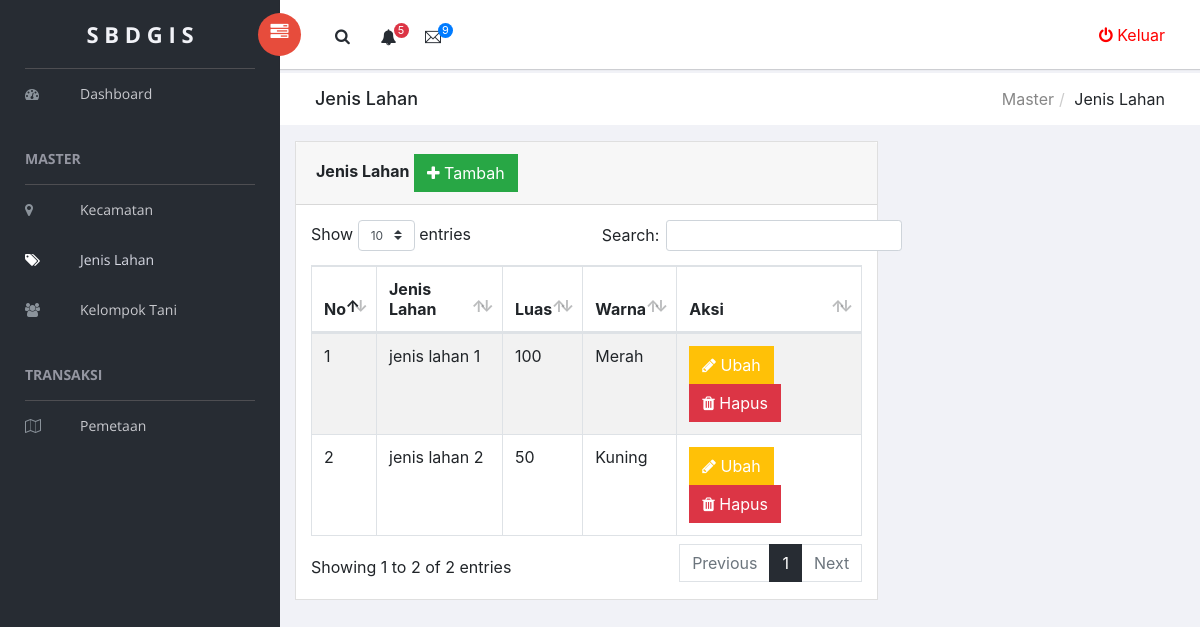
Page /app/index.php?p=view_jenis_lahan (signed in) on the committed database.
### tables this page shows
CREATE TABLE `tb_jenis_lahan` (
  `id_jenis_lahan` varchar(10) NOT NULL,
  `jenis_lahan` varchar(100) NOT NULL,
  `warna` varchar(100) NOT NULL,
  `luas_tanah` float NOT NULL
);

### app/helper/koneksi.php (called while the page is built, shortened)
<?php
class Koneksi {
	private $koneksi;
	function __construct(){
		$this->koneksi = new mysqli("localhost","root","","db_gis");
	}
	public function setQuery($sql){
		return $this->koneksi->query($sql);
	}
}
 ?>

### app/helper/crud.php (called while the page is built, shortened)
<?php
include_once 'koneksi.php';
class Crud {
	function __construct(){
		$this->koneksi = new Koneksi();
	}
	public function get($sql){
		$result = $this->koneksi->setQuery($sql);
		$data = [];
        while ($row = $result->fetch_assoc()) {
            $data[] = $row;
        }
        return $data;
	}
}
?>

### app/m_jenis_lahan/view.php (the view)
<div class="breadcrumbs">
    <div class="col-sm-4">
        <div class="page-header float-left">
            <div class="page-title">
                <h1>Jenis Lahan</h1>
            </div>
        </div>
    </div>
    <div class="col-sm-8">
        <div class="page-header float-right">
            <div class="page-title">
                <ol class="breadcrumb text-right">
                    <li><a href="#">Master</a></li>
                    <li class="active">Jenis Lahan</li>
                </ol>
            </div>
        </div>
    </div>
</div>
<div class="content mt-3">
    <div class="animated fadeIn">
        <div class="row">
            <div class="col-md-8">
                <div class="card">
                    <div class="card-header">
                        <strong class="card-title">Jenis Lahan</strong>
                        <a href="?p=add_jenis_lahan" class="btn btn-success"><i class="fa fa-plus"></i> Tambah</a>
                    </div>
                    <div class="card-body">
                        <table id="bootstrap-data-table-export" class="table table-striped table-bordered" >
                            <thead>
                                <tr>
                                    <th>No</th>
                                    <th>Jenis Lahan</th>
                                    <th>Luas</th>
                                    <th>Warna</th>
                                    <th>Aksi</th>
                                </tr>
                            </thead>
                            <tbody>
                                <?php
                                $no = 1;
                                $result = $crud->get("SELECT * FROM tb_jenis_lahan");
                                foreach ($result as $value): ?>
                                <tr>
                                    <td><?= $no++ ?></td>
                                    <td><?= $value['jenis_lahan'] ?></td>
                                    <td><?= $value['luas_tanah'] ?></td>
                                    <td><?php
                                            $warna = $value['warna'] ;
                                            if($warna=="red"){
                                                echo "Merah";
                                            }else if($warna =="yellow"){
                                                echo "Kuning";
                                            }else if($warna =="green"){
                                                echo "Hijau";
                                            }
                                    ?>
                                    </td>
                                    <td>
                                        <a href="?p=edit_jenis_lahan&id_jenis_lahan=<?= $value['id_jenis_lahan']?>" class="btn btn-warning text-white"><i class="fa fa-pencil"></i> Ubah</a>
                                        <a href="?p=delete_jenis_lahan&id_jenis_lahan=<?= $value['id_jenis_lahan']?>" onClick="return confirm('Data Akan Dihapus !')"  class="btn btn-danger"><i class="fa fa-trash"></i> Hapus</a>
                                    </td>
                                </tr>
                                <?php endforeach  ?>
                            </tbody>
                        </table>
                    </div>
                </div>
            </div>
        </div>
    </div>
</div>

### rows in the picture
tb_jenis_lahan: jenis_lahan "jenis lahan 1", luas_tanah "100", warna "Merah"
tb_jenis_lahan: jenis_lahan "jenis lahan 2", luas_tanah "50", warna "Kuning"
